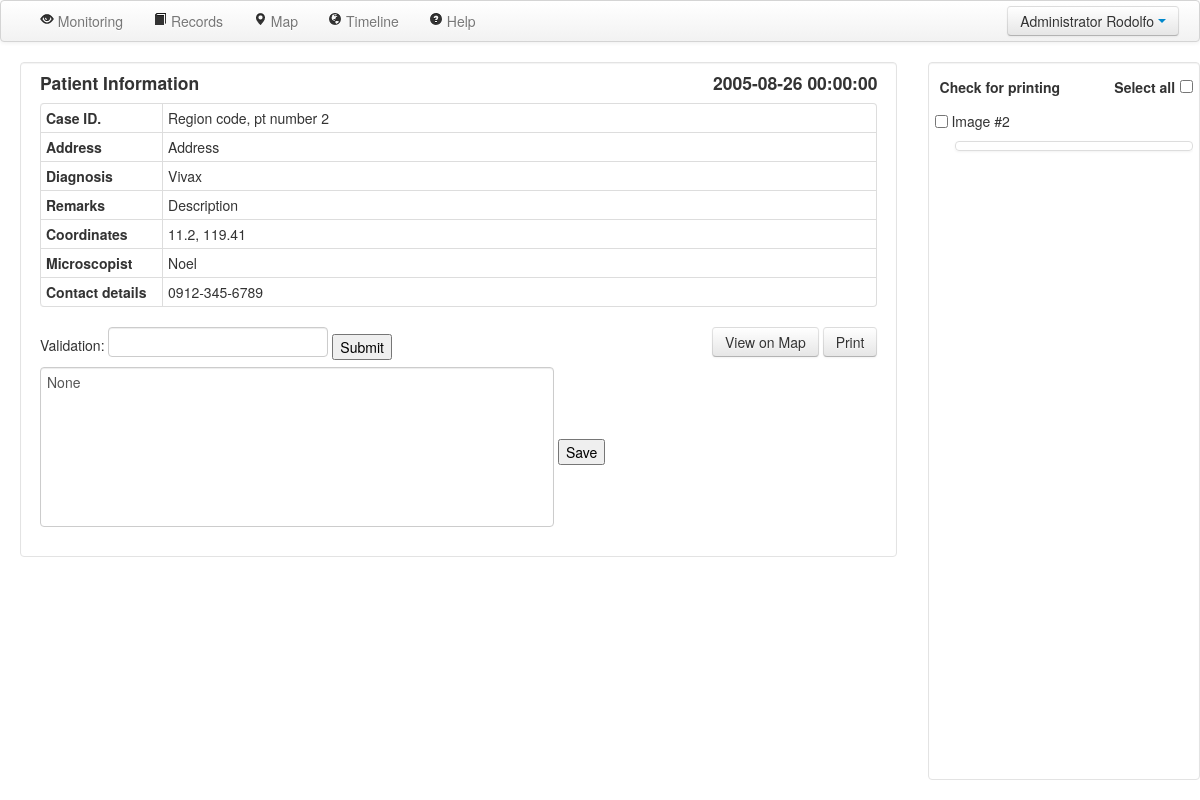
The app's page /case/2/ (signed in) with its own data.
### serveus/models.py (models this page shows, shortened)
class UserType(db.Model):
    __tablename__ = 'usertype'
    id = db.Column(db.Integer, primary_key=True)
    name = db.Column(db.String(80), unique=True)
    users = db.relationship('User', backref='usertype', lazy='dynamic')

class User(db.Model, UserMixin):
    __tablename__ = 'user'
    id = db.Column(db.Integer, primary_key=True)
    username = db.Column(db.String(80), unique=True)
    password = db.Column(db.String(120))
    usertype_id = db.Column(db.Integer, db.ForeignKey('usertype.id'))
    case =  db.relationship('Case', backref='user', lazy='dynamic')
    contact = db.Column(db.String(80))
    email = db.Column(db.String(80))
    def __str__(self):
        return self.username

class Case(db.Model):
    __tablename__ = 'case'
    id = db.Column(db.Integer, primary_key=True)
    date = db.Column(db.DateTime())
    parasite = db.Column(db.String(100))
    description = db.Column(db.String(1000))
    comment = db.Column(db.String(1000))
    lat = db.Column(db.Float)
    lng = db.Column(db.Float)
    user_id = db.Column(db.Integer, db.ForeignKey('user.id'))
    images = db.relationship('Image', backref='case', lazy='dynamic')

### serveus/views.py (the view, shortened to what this page needs)
@app.route('/case/<int:id>/',  methods = ['GET', 'POST'])
def case(id):
    case = Case.query.get(id)
    images = []
    for img in case.images:
        images.append((img.id, 'pic/' + str(img.id)))
    images = sorted(images)
    return render_template("case.html", case = case, user = current_user, images=images)

### serveus/views.py (called while the page is built)
@login_manager.user_loader
def load_user(userid):
    return User.query.get(userid)

### serveus/templates/case.html (shortened to what this page needs)
<!DOCTYPE html>
<html>
	<head>
		<link href="/static/css/bootstrap.min.css" rel="stylesheet" media="screen">
		<link href="/static/css/bootstrap-responsive.css" rel="stylesheet">
        <link href="/static/css/bootstrap-image-gallery.css" rel="stylesheet">
	</head>
	<body>
    <form id="super" action="" method="post">
		<div class="navbar" style="width: 100%;">
			<div class="navbar-inner">
                <ul class="nav pull-right">
                    <div class="btn-group">
                        <a class="btn dropdown-toggle" data-toggle="dropdown" href="#">
                        {{user.usertype.name}} {{ user.username }}
                        <span class="caret"></span>
                        </a>
                    </div>
                </ul>
                <div class="nav-collapse collapse">
                    <div>
                        <ul class="nav pull-left">
                            <li>&nbsp</li>
                            <li><a href="/monitoring/"><i class="icon-eye-open"></i> Monitoring</a></li>
                            <li><a href="/records/"><i class="icon-book"></i> Records</a></li>
                            <li><a href="/map/"><i class="icon-map-marker"></i> Map</a></li>
                            <li><a href="/timeline/"><i class="icon-globe"></i> Timeline</a></li>
                            <li><a href="#helpModal" id="help" data-toggle="modal"><i class="icon-question-sign"></i> Help</a></li>
                        </ul>
                    </div>
                </div>
			</div>
		</div>
		<div class="container-fluid" style="background-color: white; position: relative; height: 100%; padding-bottom: 0; padding-right: 0">
			<div class="row-fluid" style="background-color: white; position: relative; height: 100%">
				<div class="span9 well container" style="background-color: white; padding-top: 0;" >
					<h4 class="pull-left">Patient Information</h4>
                    <h4 class="pull-right">{{case.date}}</h4>
                    <table class="table table-condensed table-bordered" style="width: 100%">
                    <tr><th class="span2">Case ID.<td class="span10">Region code, pt number {{case.id}}
                    <tr><th>Address<td>Address
                    <tr><th>Diagnosis<td>{{case.parasite}}
                    <tr><th>Remarks<td>{{case.description}}
                    <tr><th>Coordinates<td>{{case.lat}}, {{case.lng}}
                    <tr><th>Microscopist<td>{{case.user}}
                    <tr><th>Contact details<td>{{case.user.contact}}
                    </table>
                    <div class="pull-right">
                    <a class="btn btn-medium" href="/map/?lat={{case.lat}}&lng={{case.lng}}&zoom=13&date_start=1/1/1970&date_end=Today">View on Map</a>
                    <input class="btn btn-medium" type="submit" value="Print" style="height: 30px">
                    </div>
                    Validation: <input type="text" id="validator" name="validator">
                    <input type="submit" value="Submit">
                    <textarea style="resize:none; width: 500px; height: 150px;" id="comment">{{case.comment}}</textarea>
                    <button type="button" onclick="SaveArea()">Save</button>
				</div>
				<div class="span3 well" style="background-color: white; overflow-y: auto; overflow-x:hidden; position: relative; height: 100%; padding: 0.5%; padding-top: 0;">
                    <div class="tab-content">
                        <div class="tab-pane fade in active" id="raw_images">
                            <table class="table-condensed" style="width: 100%; vertical-align: bottom; padding: 0; margin: 0">
                            <tr>
                            <td style="width: 64%"><h5 class="pull-left">Check for printing</h5>
                            <td style="width: 34%"><h5 class="pull-right">Select all</h5>
                            <td style="width: 2%; padding: 0%"><input id="selectAll" class=" pull-right" type="checkbox" onclick="toggleAll()" style="margin-bottom: 5px">
                            </table>
                            <div class="row-fluid" id="gallery" data-toggle="modal-gallery" data-target="#modal-gallery" style="padding: 0">
                                <ul class="thumbnails">
                                 {% for j, i in images %}
                                <li class="span12" style="margin: 0; margin-left: 0; margin-right: 1.2%; margin-bottom: 1.2%">
                                    <div class="container span12">
                                        <input class=" pull-left" type="checkbox" name="checkbox_{{loop.index0}}" id="chkbox_{{loop.index0}}" onchange="toggleSelectAll({{loop.index0}})">
										<p>&nbsp;Image #{{j}}</p>
										<a title="{{i}}" href="/{{i}}" class="thumbnail  pull-right" style="width: calc(100% - 30px)" data-gallery="gallery" onclick="window.currentImageIndex={{loop.index0}};getElementById('currentlyViewed_chkbox_printing').checked = document.getElementById('chkbox_'+{{loop.index0}}).checked; $('span#modalImageNumber').text('{{j}}');">
                                        </a>
                                    </div>
                                 {% endfor %}
                                 </li>
                                </ul>
                            </div>
                        </div>
                    </div>
				</div>
			</div>
		</div>
    </form>
	</body>
</html>

### serveus/templates/case.html (style rules this page uses)
html, body { margin:0; padding:0; height:100%; }
#super { height: calc(100% - 82px); }

### records on screen
UserType: usertype.name "Administrator"
User: username "Rodolfo"
Case: date "2005-08-26 00:00:00", id "2", parasite "Vivax", description "Description", lat "11.2", lng "119.41", comment "None"
User: user "Noel", user.contact "0912-345-6789"

### other values on screen
{{ j }} "2"
